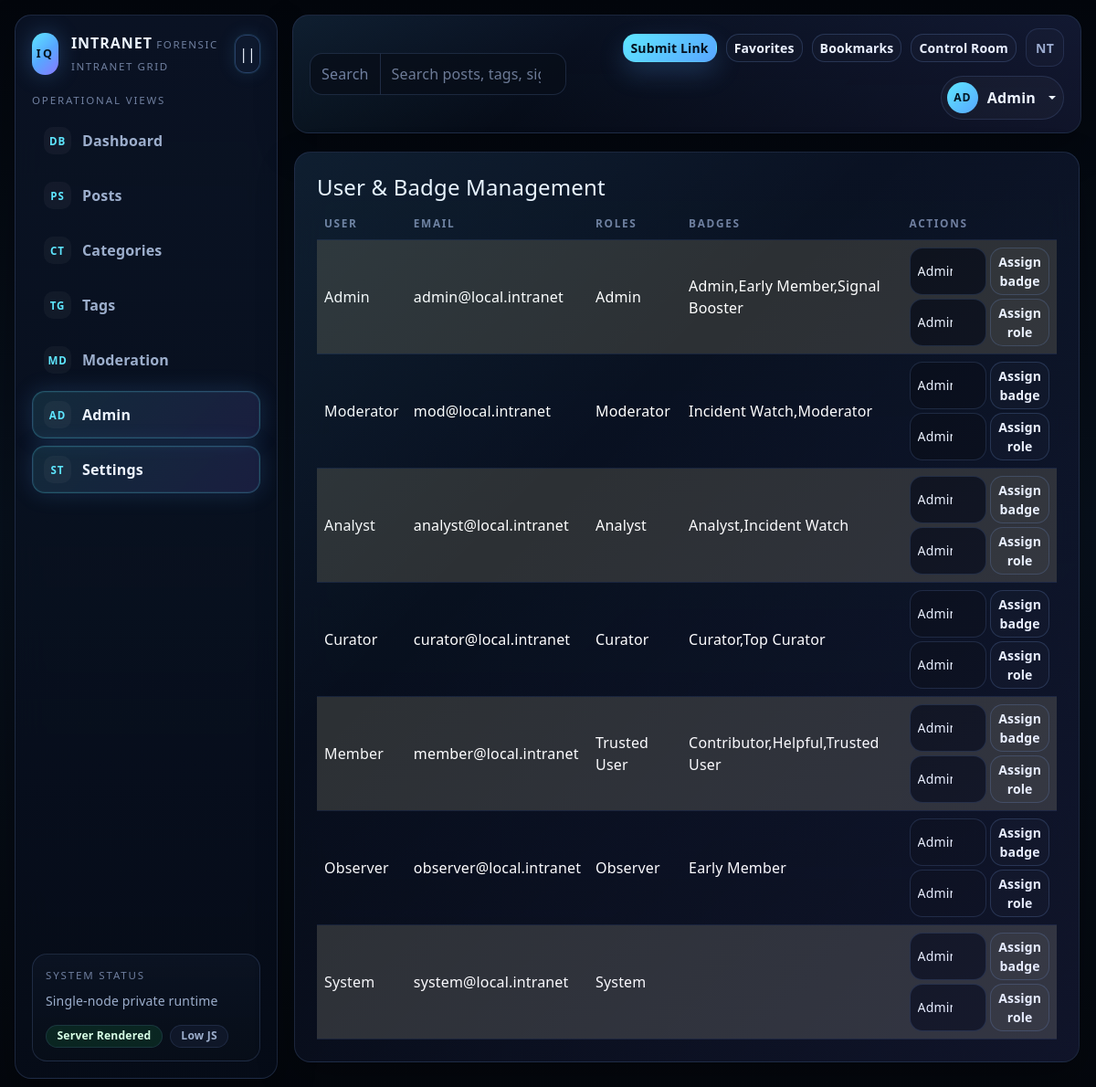
Screenshot of /admin/users-badges (signed in) with the database file from the repository.
### tables this page shows
CREATE TABLE IF NOT EXISTS users (
    id BIGINT UNSIGNED AUTO_INCREMENT PRIMARY KEY,
    email VARCHAR(190) NOT NULL UNIQUE,
    password_hash VARCHAR(255) NULL,
    display_name VARCHAR(120) NOT NULL,
    avatar_url VARCHAR(500) NULL,
    bio TEXT NULL,
    is_active TINYINT(1) NOT NULL DEFAULT 1,
    created_at DATETIME NOT NULL,
    updated_at DATETIME NOT NULL
);

### resources/views/admin/users_badges.php (the view, shortened to what the rows shown need)
<div class="glass-panel p-4">
    <h1 class="h4">User & Badge Management</h1>
    <div class="table-responsive">
        <table class="table table-dark table-striped align-middle">
            <thead><tr><th>User</th><th>Email</th><th>Roles</th><th>Badges</th><th>Actions</th></tr></thead>
            <tbody>
            <?php foreach (($users ?? []) as $user): ?>
                <tr>
                    <td><a href="/user/<?= (int) $user['id'] ?>" class="text-light"><?= Helpers::e($user['display_name']) ?></a></td>
                    <td><?= Helpers::e($user['email']) ?></td>
                    <td><?= Helpers::e((string) $user['roles']) ?></td>
                    <td><?= Helpers::e((string) $user['badges']) ?></td>
                    <td>
                        <form method="post" action="/admin/users/<?= (int) $user['id'] ?>/badge" class="d-flex gap-1 mb-1">
                            <select name="badge_id" class="form-select form-select-sm">
                                <?php foreach (($badges ?? []) as $badge): ?>
                                    <option value="<?= (int) $badge['id'] ?>"><?= Helpers::e($badge['name']) ?></option>
                                <?php endforeach; ?>
                            </select>
                            <button class="btn btn-sm btn-outline-info" type="submit">Assign badge</button>
                        </form>
                        <form method="post" action="/admin/users/<?= (int) $user['id'] ?>/role" class="d-flex gap-1">
                            <select name="role_id" class="form-select form-select-sm">
                                <?php foreach (($roles ?? []) as $role): ?>
                                    <option value="<?= (int) $role['id'] ?>"><?= Helpers::e($role['name']) ?></option>
                                <?php endforeach; ?>
                            </select>
                            <button class="btn btn-sm btn-outline-warning" type="submit">Assign role</button>
                        </form>
                    </td>
                </tr>
            <?php endforeach; ?>
            </tbody>
        </table>
    </div>
</div>

### app/Core/Router.php (shortened to what the rows shown need)
<?php
final class Router
{
    private array $routes = [];
    public function add(string $method, string $path, callable $handler): void
    {
        $this->routes[] = [$method, $path, $handler];
    }
    public function dispatch(string $method, string $uri): void
    {
        $path = parse_url($uri, PHP_URL_PATH) ?: '/';
        foreach ($this->routes as [$routeMethod, $routePath, $handler]) {
            if ($routeMethod !== $method) {
                continue;
            }
            $pattern = '#^' . preg_replace('#\{([a-zA-Z_][a-zA-Z0-9_]*)\}#', '(?P<$1>[^/]+)', $routePath) . '$#';
            if (!preg_match($pattern, $path, $matches)) {
                continue;
            }
            $params = array_filter($matches, static fn ($key): bool => !is_int($key), ARRAY_FILTER_USE_KEY);
            $handler($params);
            return;
        }
    }
}

### resources/views/layouts/app.php (shortened to what the rows shown need)
<?php
require $templatePath;
$content = ob_get_clean();
$path = parse_url($_SERVER['REQUEST_URI'] ?? '/', PHP_URL_PATH) ?: '/';
$roles = strtolower((string) ($currentUser['roles'] ?? ''));
$isStaff = str_contains($roles, 'admin') || str_contains($roles, 'moderator');
$identity = trim((string) ($currentUser['display_name'] ?? $currentUser['email'] ?? 'Operator'));
$identityInitials = strtoupper(substr(preg_replace('/[^A-Z0-9]/i', '', $identity), 0, 2) ?: 'OP');
$navItems = [
    ['label' => 'Dashboard', 'short' => 'DB', 'href' => '/', 'match' => ['/']],
    ['label' => 'Posts', 'short' => 'PS', 'href' => '/', 'match' => ['/post/', '/category/', '/tag/']],
    ['label' => 'Categories', 'short' => 'CT', 'href' => '/admin', 'match' => ['/category/']],
    ['label' => 'Tags', 'short' => 'TG', 'href' => '/admin', 'match' => ['/tag/']],
    ['label' => 'Moderation', 'short' => 'MD', 'href' => '/admin/moderation', 'match' => ['/admin/moderation', '/admin/reports']],
    ['label' => 'Admin', 'short' => 'AD', 'href' => '/admin', 'match' => ['/admin']],
    ['label' => 'Settings', 'short' => 'ST', 'href' => '/admin/users-badges', 'match' => ['/admin/users-badges', '/user/']],
];
$isActive = static function (string $currentPath, array $matchers): bool {
    foreach ($matchers as $matcher) {
        if ($matcher === '/' && $currentPath === '/') {
            return true;
        }
        if ($matcher !== '/' && str_starts_with($currentPath, $matcher)) {
            return true;
        }
    }
    return false;
};
?>
<!doctype html>
<html lang="en" data-theme="dark">
<head>
    <link rel="stylesheet" href="https://cdn.jsdelivr.net/npm/bootstrap@5.3.3/dist/css/bootstrap.min.css">
    <link rel="stylesheet" href="/assets/css/tailwind.css">
    <link rel="stylesheet" href="/assets/css/theme.css">
</head>
<body class="intel-body">
<div class="intel-shell" data-sidebar-state="expanded" data-sidebar-open="false">
    <aside class="intel-sidebar glass-shell">
        <div class="d-flex align-items-center justify-content-between gap-2">
            <a class="intel-brand text-decoration-none" href="/">
                <span class="intel-brand-mark">IQ</span>
                <span class="intel-brand-copy">
                    <span class="intel-brand-title"><?= Helpers::e($appName) ?></span>
                    <span class="intel-brand-subtitle">Forensic intranet grid</span>
                </span>
            </a>
            <button class="intel-sidebar-toggle" type="button" data-sidebar-toggle aria-label="Toggle sidebar">||</button>
        </div>
        <div>
            <p class="intel-nav-heading">Operational Views</p>
            <nav class="intel-nav">
                <?php foreach ($navItems as $item): ?>
                    <a
                        class="intel-nav-link <?= $isActive($path, $item['match']) ? 'active' : '' ?>"
                        href="<?= Helpers::e($item['href']) ?>"
                        title="<?= Helpers::e($item['label']) ?>"
                    >
                        <span class="nav-icon"><?= Helpers::e($item['short']) ?></span>
                        <span class="nav-label"><?= Helpers::e($item['label']) ?></span>
                    </a>
                <?php endforeach; ?>
            </nav>
        </div>
        <div class="intel-sidebar-footer">
            <div class="intel-nav-heading mb-2">System Status</div>
            <div class="small text-secondary">Single-node private runtime</div>
            <div class="page-actions mt-3">
                <span class="chip chip-success">Server Rendered</span>
                <span class="chip chip-neutral">Low JS</span>
            </div>
        </div>
    </aside>
    <div class="intel-main">
        <header class="intel-topbar glass-panel">
            <div class="intel-topbar-group">
                <form class="intel-search" method="get" action="/">
                    <div class="input-group">
                        <span class="input-group-text">Search</span>
                        <input
                            class="form-control"
                            type="search"
                            name="q"
                            value="<?= Helpers::e((string) ($_GET['q'] ?? '')) ?>"
                            placeholder="Search posts, tags, signals, investigations"
                            aria-label="Global search"
                        >
                    </div>
                </form>
            </div>
            <div class="intel-topbar-actions">
                <?php if ($currentUser): ?>
                    <a class="btn btn-primary btn-sm" href="/submit">Submit Link</a>
                    <a class="btn btn-outline-light btn-sm" href="/favorites">Favorites</a>
                    <a class="btn btn-outline-light btn-sm" href="/bookmarks">Bookmarks</a>
                    <?php if ($isStaff): ?>
                        <a class="btn btn-outline-info btn-sm" href="/admin">Control Room</a>
                    <?php endif; ?>
                    <button class="btn btn-ghost btn-icon btn-sm" type="button" aria-label="Notifications">NT</button>
                    <div class="dropdown">
                        <button class="btn avatar-pill dropdown-toggle" type="button" data-bs-toggle="dropdown" aria-expanded="false">
                            <span class="avatar-mark"><?= Helpers::e($identityInitials) ?></span>
                            <span class="d-none d-sm-inline"><?= Helpers::e($identity) ?></span>
                        </button>
                    </div>
                <?php else: ?>
                    <a class="btn btn-outline-light btn-sm" href="/login">Login</a>
                    <a class="btn btn-primary btn-sm" href="/register">Register</a>
                <?php endif; ?>
            </div>
        </header>
        <main class="intel-content">
            <?= $content ?>
        </main>
    </div>
</div>
</body>
</html>

### rows the page displays
users: display_name "AD", display_name "Admin", email "admin@local.intranet", roles "Admin", badges "Admin,Early Member,Signal Booster"
users: display_name "Moderator", email "mod@local.intranet", roles "Moderator", badges "Incident Watch,Moderator"
users: display_name "Analyst", email "analyst@local.intranet", roles "Analyst", badges "Analyst,Incident Watch"
users: display_name "Curator", email "curator@local.intranet", roles "Curator", badges "Curator,Top Curator"
users: display_name "Member", email "member@local.intranet", roles "Trusted User", badges "Contributor,Helpful,Trusted User"
users: display_name "Observer", email "observer@local.intranet", roles "Observer", badges "Early Member"
users: display_name "System", email "system@local.intranet", roles "System"

### other values shown
Helpers::e($item['short']) "DB"
Helpers::e($item['label']) "Dashboard"
Helpers::e($item['short']) "PS"
Helpers::e($item['label']) "Posts"
Helpers::e($item['short']) "CT"
Helpers::e($item['label']) "Categories"
Helpers::e($item['short']) "TG"
Helpers::e($item['label']) "Tags"
Helpers::e($item['short']) "MD"
Helpers::e($item['label']) "Moderation"
Helpers::e($item['short']) "AD"
Helpers::e($item['label']) "Admin"
Helpers::e($item['short']) "ST"
Helpers::e($item['label']) "Settings"
form field badge_id "Admin"
